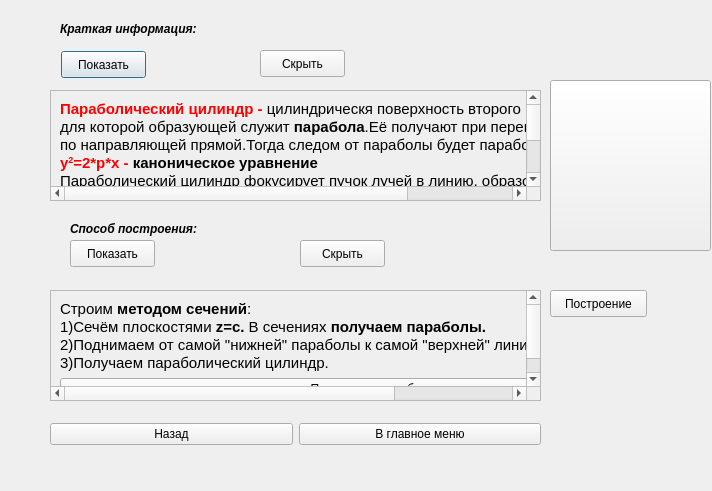
<?xml version="1.0" encoding="UTF-8"?>
<ui version="4.0">
 <class>parchil</class>
 <widget class="QDialog" name="parchil">
  <property name="geometry">
   <rect>
    <x>0</x>
    <y>0</y>
    <width>712</width>
    <height>491</height>
   </rect>
  </property>
  <property name="windowTitle">
   <string>Dialog</string>
  </property>
  <widget class="QPushButton" name="pushButton">
   <property name="geometry">
    <rect>
     <x>61</x>
     <y>51</y>
     <width>85</width>
     <height>27</height>
    </rect>
   </property>
   <property name="text">
    <string>Показать</string>
   </property>
  </widget>
  <widget class="QPushButton" name="pushButton_3">
   <property name="geometry">
    <rect>
     <x>260</x>
     <y>50</y>
     <width>85</width>
     <height>27</height>
    </rect>
   </property>
   <property name="text">
    <string>Скрыть</string>
   </property>
  </widget>
  <widget class="QPushButton" name="pushButton_2">
   <property name="geometry">
    <rect>
     <x>70</x>
     <y>240</y>
     <width>85</width>
     <height>27</height>
    </rect>
   </property>
   <property name="text">
    <string>Показать</string>
   </property>
  </widget>
  <widget class="QPushButton" name="pushButton_4">
   <property name="geometry">
    <rect>
     <x>300</x>
     <y>240</y>
     <width>85</width>
     <height>27</height>
    </rect>
   </property>
   <property name="text">
    <string>Скрыть</string>
   </property>
  </widget>
  <widget class="QScrollArea" name="scrollArea">
   <property name="geometry">
    <rect>
     <x>50</x>
     <y>90</y>
     <width>491</width>
     <height>111</height>
    </rect>
   </property>
   <property name="widgetResizable">
    <bool>true</bool>
   </property>
   <widget class="QWidget" name="scrollAreaWidgetContents">
    <property name="geometry">
     <rect>
      <x>0</x>
      <y>0</y>
      <width>628</width>
      <height>171</height>
     </rect>
    </property>
    <layout class="QVBoxLayout" name="verticalLayout">
     <item>
      <widget class="QLabel" name="label">
       <property name="text">
        <string>&lt;!DOCTYPE HTML PUBLIC &quot;-//W3C//DTD HTML 4.0//EN&quot; &quot;http://www.w3.org/TR/REC-html40/strict.dtd&quot;&gt;
&lt;html&gt;&lt;head&gt;&lt;meta name=&quot;qrichtext&quot; content=&quot;1&quot; /&gt;&lt;style type=&quot;text/css&quot;&gt;
p, li { white-space: pre-wrap; }
&lt;/style&gt;&lt;/head&gt;&lt;body style=&quot; font-family:'Ubuntu'; font-size:11pt; font-weight:400; font-style:normal;&quot;&gt;
&lt;p style=&quot; margin-top:0px; margin-bottom:0px; margin-left:0px; margin-right:0px; -qt-block-indent:0; text-indent:0px;&quot;&gt;&lt;span style=&quot; font-weight:600; color:#ff0000;&quot;&gt;Параболический цилиндр - &lt;/span&gt;&lt;span style=&quot; color:#000000;&quot;&gt;цилиндрическя поверхность второго порядка,&lt;/span&gt;&lt;/p&gt;
&lt;p style=&quot; margin-top:0px; margin-bottom:0px; margin-left:0px; margin-right:0px; -qt-block-indent:0; text-indent:0px;&quot;&gt;&lt;span style=&quot; color:#000000;&quot;&gt;для которой образующей служит &lt;/span&gt;&lt;span style=&quot; font-weight:600; color:#000000;&quot;&gt;парабола&lt;/span&gt;&lt;span style=&quot; color:#000000;&quot;&gt;.Её получают при перемещении параболы&lt;/span&gt;&lt;/p&gt;
&lt;p style=&quot; margin-top:0px; margin-bottom:0px; margin-left:0px; margin-right:0px; -qt-block-indent:0; text-indent:0px;&quot;&gt;&lt;span style=&quot; color:#000000;&quot;&gt;по направляющей прямой.Тогда следом от параболы будет параболический цилиндр.&lt;/span&gt;&lt;/p&gt;
&lt;p style=&quot; margin-top:0px; margin-bottom:0px; margin-left:0px; margin-right:0px; -qt-block-indent:0; text-indent:0px;&quot;&gt;&lt;span style=&quot; font-weight:600; color:#ff0000;&quot;&gt;y&lt;/span&gt;&lt;span style=&quot; font-weight:600; color:#ff0000; vertical-align:super;&quot;&gt;2&lt;/span&gt;&lt;span style=&quot; font-weight:600; color:#ff0000;&quot;&gt;=2*p*x - &lt;/span&gt;&lt;span style=&quot; font-weight:600; color:#000000;&quot;&gt;каноническое уравнение&lt;/span&gt;&lt;/p&gt;
&lt;p style=&quot; margin-top:0px; margin-bottom:0px; margin-left:0px; margin-right:0px; -qt-block-indent:0; text-indent:0px;&quot;&gt;&lt;span style=&quot; color:#000000;&quot;&gt;Параболический цилиндр фокусирует пучок лучей в линию, образованную из&lt;/span&gt;&lt;/p&gt;
&lt;p style=&quot; margin-top:0px; margin-bottom:0px; margin-left:0px; margin-right:0px; -qt-block-indent:0; text-indent:0px;&quot;&gt;&lt;span style=&quot; color:#000000;&quot;&gt;фокусов парабол, являющихся сечениями цилиндра плоскостями, &lt;/span&gt;&lt;/p&gt;
&lt;p style=&quot; margin-top:0px; margin-bottom:0px; margin-left:0px; margin-right:0px; -qt-block-indent:0; text-indent:0px;&quot;&gt;&lt;span style=&quot; color:#000000;&quot;&gt;перпендикулярными направляющей. Благодаря этому свойству рефлекторы&lt;/span&gt;&lt;/p&gt;
&lt;p style=&quot; margin-top:0px; margin-bottom:0px; margin-left:0px; margin-right:0px; -qt-block-indent:0; text-indent:0px;&quot;&gt;&lt;span style=&quot; color:#000000;&quot;&gt;инфакрасных обогревателей и прожекторов с линейными источниками света &lt;/span&gt;&lt;/p&gt;
&lt;p style=&quot; margin-top:0px; margin-bottom:0px; margin-left:0px; margin-right:0px; -qt-block-indent:0; text-indent:0px;&quot;&gt;&lt;span style=&quot; color:#000000;&quot;&gt;часто изготавливают в форме параболического цилиндра.&lt;/span&gt;&lt;/p&gt;&lt;/body&gt;&lt;/html&gt;</string>
       </property>
      </widget>
     </item>
    </layout>
   </widget>
  </widget>
  <widget class="QScrollArea" name="scrollArea_2">
   <property name="geometry">
    <rect>
     <x>50</x>
     <y>290</y>
     <width>491</width>
     <height>111</height>
    </rect>
   </property>
   <property name="widgetResizable">
    <bool>true</bool>
   </property>
   <widget class="QWidget" name="scrollAreaWidgetContents_2">
    <property name="geometry">
     <rect>
      <x>0</x>
      <y>0</y>
      <width>654</width>
      <height>119</height>
     </rect>
    </property>
    <layout class="QVBoxLayout" name="verticalLayout_2">
     <item>
      <widget class="QLabel" name="label_3">
       <property name="text">
        <string>&lt;!DOCTYPE HTML PUBLIC &quot;-//W3C//DTD HTML 4.0//EN&quot; &quot;http://www.w3.org/TR/REC-html40/strict.dtd&quot;&gt;
&lt;html&gt;&lt;head&gt;&lt;meta name=&quot;qrichtext&quot; content=&quot;1&quot; /&gt;&lt;style type=&quot;text/css&quot;&gt;
p, li { white-space: pre-wrap; }
&lt;/style&gt;&lt;/head&gt;&lt;body style=&quot; font-family:'Ubuntu'; font-size:11pt; font-weight:400; font-style:normal;&quot;&gt;
&lt;p style=&quot; margin-top:0px; margin-bottom:0px; margin-left:0px; margin-right:0px; -qt-block-indent:0; text-indent:0px;&quot;&gt;Строим &lt;span style=&quot; font-weight:600;&quot;&gt;методом сечений&lt;/span&gt;:&lt;/p&gt;
&lt;p style=&quot; margin-top:0px; margin-bottom:0px; margin-left:0px; margin-right:0px; -qt-block-indent:0; text-indent:0px;&quot;&gt;1)Сечём плоскостями &lt;span style=&quot; font-weight:600;&quot;&gt;z=c. &lt;/span&gt;В сечениях &lt;span style=&quot; font-weight:600;&quot;&gt;получаем параболы.&lt;/span&gt;&lt;/p&gt;
&lt;p style=&quot; margin-top:0px; margin-bottom:0px; margin-left:0px; margin-right:0px; -qt-block-indent:0; text-indent:0px;&quot;&gt;2)Поднимаем от самой &amp;quot;нижней&amp;quot; параболы к самой &amp;quot;верхней&amp;quot; линии параллельные оси z.&lt;/p&gt;
&lt;p style=&quot; margin-top:0px; margin-bottom:0px; margin-left:0px; margin-right:0px; -qt-block-indent:0; text-indent:0px;&quot;&gt;3)Получаем параболический цилиндр.&lt;/p&gt;&lt;/body&gt;&lt;/html&gt;</string>
       </property>
      </widget>
     </item>
     <item>
      <widget class="QPushButton" name="pushButton_8">
       <property name="text">
        <string>Построение параболы</string>
       </property>
      </widget>
     </item>
    </layout>
   </widget>
  </widget>
  <widget class="QLabel" name="label_2">
   <property name="geometry">
    <rect>
     <x>60</x>
     <y>20</y>
     <width>181</width>
     <height>17</height>
    </rect>
   </property>
   <property name="font">
    <font>
     <weight>75</weight>
     <italic>true</italic>
     <bold>true</bold>
    </font>
   </property>
   <property name="text">
    <string>Краткая информация:</string>
   </property>
  </widget>
  <widget class="QLabel" name="label_8">
   <property name="geometry">
    <rect>
     <x>70</x>
     <y>220</y>
     <width>171</width>
     <height>17</height>
    </rect>
   </property>
   <property name="font">
    <font>
     <weight>75</weight>
     <italic>true</italic>
     <bold>true</bold>
    </font>
   </property>
   <property name="text">
    <string>Способ построения:</string>
   </property>
  </widget>
  <widget class="QWidget" name="layoutWidget">
   <property name="geometry">
    <rect>
     <x>50</x>
     <y>420</y>
     <width>491</width>
     <height>29</height>
    </rect>
   </property>
   <layout class="QHBoxLayout" name="horizontalLayout">
    <item>
     <widget class="QPushButton" name="pushButton_5">
      <property name="text">
       <string>Назад</string>
      </property>
     </widget>
    </item>
    <item>
     <widget class="QPushButton" name="pushButton_6">
      <property name="text">
       <string>В главное меню</string>
      </property>
     </widget>
    </item>
   </layout>
  </widget>
  <widget class="QPushButton" name="pushButton_7">
   <property name="geometry">
    <rect>
     <x>550</x>
     <y>80</y>
     <width>161</width>
     <height>171</height>
    </rect>
   </property>
   <property name="text">
    <string/>
   </property>
   <property name="icon">
    <iconset resource="Res/Res.qrc">
     <normaloff>:/Res/pimage432.png</normaloff>:/Res/pimage432.png</iconset>
   </property>
   <property name="iconSize">
    <size>
     <width>150</width>
     <height>150</height>
    </size>
   </property>
  </widget>
  <widget class="QPushButton" name="pushButton_9">
   <property name="geometry">
    <rect>
     <x>550</x>
     <y>290</y>
     <width>97</width>
     <height>27</height>
    </rect>
   </property>
   <property name="text">
    <string>Построение</string>
   </property>
  </widget>
 </widget>
 <resources>
  <include location="Res/Res.qrc"/>
 </resources>
 <connections/>
</ui>
